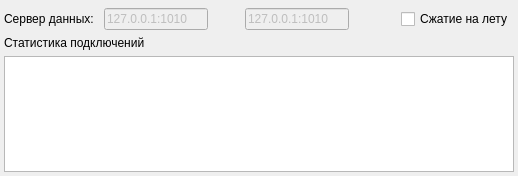
<?xml version="1.0" encoding="UTF-8"?>
<ui version="4.0">
 <class>BridgeTcp</class>
 <widget class="QDialog" name="BridgeTcp">
  <property name="geometry">
   <rect>
    <x>0</x>
    <y>0</y>
    <width>518</width>
    <height>176</height>
   </rect>
  </property>
  <property name="minimumSize">
   <size>
    <width>518</width>
    <height>150</height>
   </size>
  </property>
  <property name="windowTitle">
   <string>Шлюз СПД</string>
  </property>
  <layout class="QVBoxLayout" name="verticalLayout">
   <property name="leftMargin">
    <number>4</number>
   </property>
   <property name="topMargin">
    <number>8</number>
   </property>
   <property name="rightMargin">
    <number>4</number>
   </property>
   <property name="bottomMargin">
    <number>4</number>
   </property>
   <item>
    <layout class="QHBoxLayout" name="horizontalLayout">
     <item>
      <widget class="QLabel" name="label">
       <property name="text">
        <string>Сервер данных: </string>
       </property>
      </widget>
     </item>
     <item>
      <widget class="QLineEdit" name="lineEdit_main">
       <property name="enabled">
        <bool>false</bool>
       </property>
       <property name="text">
        <string>127.0.0.1:1010</string>
       </property>
      </widget>
     </item>
     <item>
      <widget class="QLed" name="label_main">
       <property name="sizePolicy">
        <sizepolicy hsizetype="Fixed" vsizetype="Fixed">
         <horstretch>0</horstretch>
         <verstretch>0</verstretch>
        </sizepolicy>
       </property>
       <property name="minimumSize">
        <size>
         <width>15</width>
         <height>15</height>
        </size>
       </property>
       <property name="text">
        <string/>
       </property>
       <property name="pixmap">
        <pixmap>:/status/images/icon_grn.ico</pixmap>
       </property>
      </widget>
     </item>
     <item>
      <spacer name="horizontalSpacer_2">
       <property name="orientation">
        <enum>Qt::Horizontal</enum>
       </property>
       <property name="sizeHint" stdset="0">
        <size>
         <width>13</width>
         <height>20</height>
        </size>
       </property>
      </spacer>
     </item>
     <item>
      <widget class="QLineEdit" name="lineEdit_rsrv">
       <property name="enabled">
        <bool>false</bool>
       </property>
       <property name="text">
        <string>127.0.0.1:1010</string>
       </property>
      </widget>
     </item>
     <item>
      <widget class="QLed" name="label_rsrv">
       <property name="sizePolicy">
        <sizepolicy hsizetype="Fixed" vsizetype="Fixed">
         <horstretch>0</horstretch>
         <verstretch>0</verstretch>
        </sizepolicy>
       </property>
       <property name="minimumSize">
        <size>
         <width>15</width>
         <height>15</height>
        </size>
       </property>
       <property name="text">
        <string/>
       </property>
       <property name="pixmap">
        <pixmap>:/status/images/icon_grn.ico</pixmap>
       </property>
      </widget>
     </item>
     <item>
      <spacer name="horizontalSpacer">
       <property name="orientation">
        <enum>Qt::Horizontal</enum>
       </property>
       <property name="sizeHint" stdset="0">
        <size>
         <width>28</width>
         <height>17</height>
        </size>
       </property>
      </spacer>
     </item>
     <item>
      <widget class="QCheckBox" name="checkBox">
       <property name="text">
        <string>Сжатие на лету</string>
       </property>
      </widget>
     </item>
    </layout>
   </item>
   <item>
    <widget class="QLabel" name="label_2">
     <property name="text">
      <string>Статистика подключений</string>
     </property>
    </widget>
   </item>
   <item>
    <widget class="QTableWidget" name="tableWidget"/>
   </item>
   <item>
    <layout class="QHBoxLayout" name="horizontalLayoutBar"/>
   </item>
  </layout>
 </widget>
 <layoutdefault spacing="6" margin="11"/>
 <customwidgets>
  <customwidget>
   <class>QLed</class>
   <extends>QLabel</extends>
   <header>qled.h</header>
  </customwidget>
 </customwidgets>
 <resources/>
 <connections/>
</ui>
